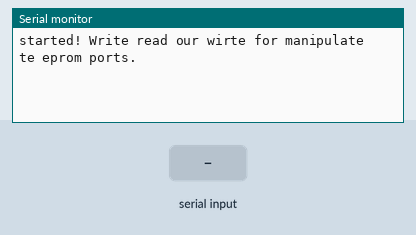
Bench run of a sketch on a simulated Arduino Uno, built with avr-gcc and run on an emulated ATmega328P. On the bench: the last lines printed to the serial monitor. Inputs (shaded band) come from the test bench.

Above: at 1.2 s.
1.3 s: "read 1\n" received over Serial
At 2.8 s:
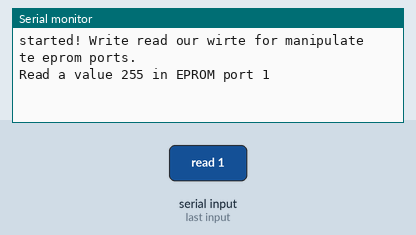
3.8 s: "write 1\n" received over Serial
At 5.9 s:
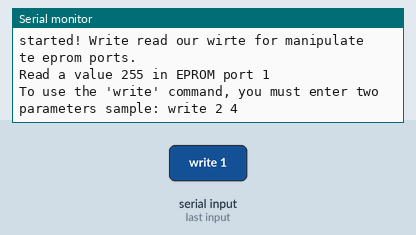
6.3 s: " " received over Serial
At 8.7 s:
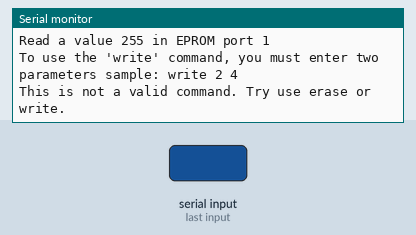

The sketch:

using-eprom.ino
```cpp
#include <EEPROM.h>

void setup() {
  Serial.begin(9600);
  Serial.println("started! Write read our wirte for manipulate te eprom ports.");
}

void loop() {
  if (Serial.available() > 0) {
    String stringRecive = Serial.readString();
    if (stringRecive.substring(0,4) == "read") {
      String parameters= stringRecive.substring(5);
      int firstBracket = parameters.indexOf(" ");
      if (firstBracket == -1) {
        int addr = atoi(parameters.c_str()); //STRING to INT converter
        int value = EEPROM.read(addr); //EPROM READ
        Serial.print("Read a value ");
        Serial.print(value);
        Serial.print(" in EPROM port ");
        Serial.println(addr);
      } else {
        Serial.println("To use the 'read' command, you must enter one parameter sample: read 2");
      }
    } else if (stringRecive.substring(0,5) == "write") {
      String parameters= stringRecive.substring(6);
      int firstBracket = parameters.indexOf(" ");
      int otherBracket = parameters.indexOf(" ", firstBracket+1);
      if (otherBracket == -1 and firstBracket != -1) {
        int addr = atoi(parameters.substring(0,firstBracket).c_str());
        int value = atoi(parameters.substring(firstBracket+1).c_str());
        EEPROM.update(addr, value);
        Serial.print("Done! write in EPROM port ");
        Serial.print(addr);
        Serial.print(" the value ");
        Serial.println(value);
      } else {
        Serial.println("To use the 'write' command, you must enter two parameters sample: write 2 4");
      }
    } else {
      Serial.println("This is not a valid command. Try use erase or write.");
    }
  }
}
```

Measured:
- after the input at 1.3 s, the serial monitor: prints a new line after 1.0 s (image 1)
- after the input at 3.8 s, the serial monitor: prints a new line after 1.0 s (image 2)
- after the input at 6.3 s, the serial monitor: prints a new line after 1.0 s (image 3)
